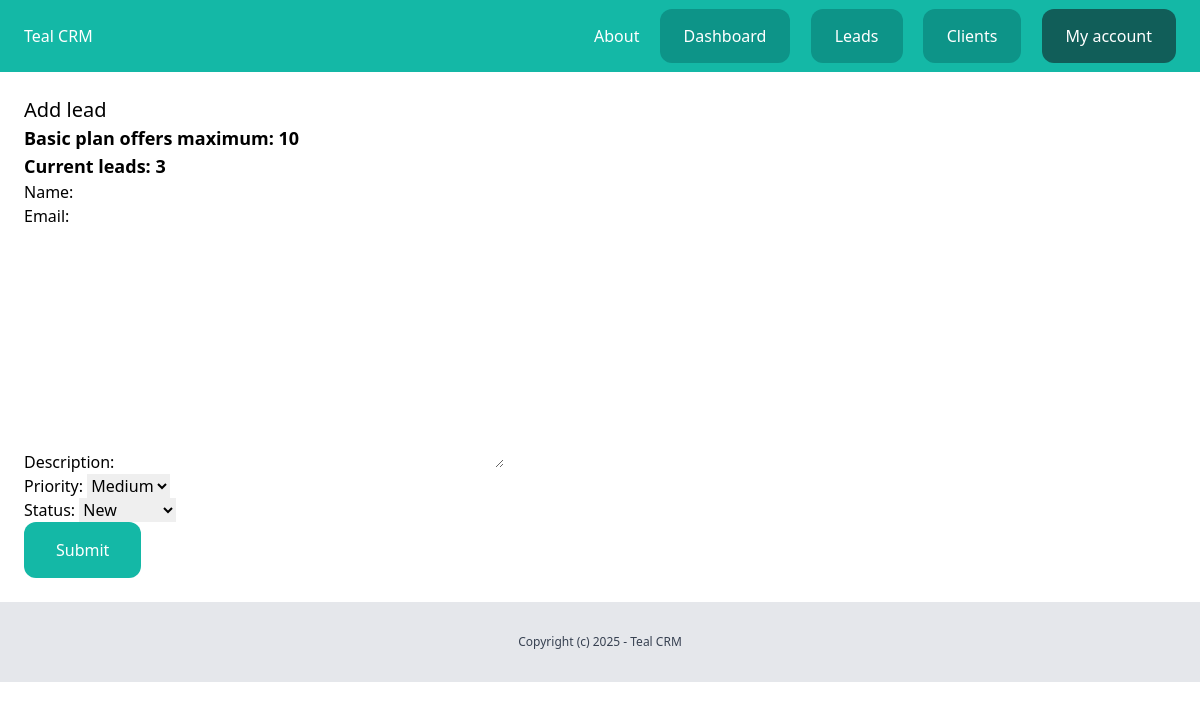
Page /dashboard/leads/add (signed in) on the committed database.
### team/models.py (models this page shows, shortened)
class Team(models.Model):
    plan = models.ForeignKey(Plan, related_name='teams', on_delete=models.CASCADE)
    name = models.CharField(max_length=100)
    members = models.ManyToManyField(User, related_name='teams')
    created_by = models.ForeignKey(User, related_name='created_teams', on_delete=models.CASCADE)
    created_at = models.DateTimeField(auto_now_add=True)

class Plan(models.Model):
    name = models.CharField(max_length=50)
    price = models.IntegerField()
    description = models.TextField(blank=True, null=True)
    max_leads = models.IntegerField()
    max_clients = models.IntegerField()
    def __str__(self):
        return self.name

### lead/views.py (the view, shortened to what this page needs)
# urls.py: path('add', views.LeadCreateView.as_view(), name='add'),
class LeadCreateView(CreateView):
    model = Lead
    fields = ('name', 'email', 'description', 'priority', 'status')
    template_name = 'lead/leads_add.html'
    success_url = reverse_lazy('leads:list')
    @method_decorator(login_required)
    def dispatch(self, request, *args, **kwargs):
        return super().dispatch(request, *args, **kwargs)
    def get_context_data(self, **kwargs):
        context = super().get_context_data(**kwargs)
        context["team"] = Team.objects.filter(created_by=self.request.user)[0]
        return context

### lead/templates/lead/leads_add.html (shortened to what this page needs)
{% extends "core/base.html" %}
{% block content %}
    <div class="py-6 px-6">
        <h1 class="text-xl">Add lead</h1>
        {% if team.plan.max_leads > team.leads.count %}
            <div class="font-bold text-lg">{{ team.plan|title }} plan offers maximum: {{ team.plan.max_leads }}</div>
            <div class="font-bold text-lg">Current leads: {{ team.leads.count }}</div>
            <form action="{% url 'leads:add' %}" method="POST">
                {{ form.as_p }}
                <button class="py-4 px-8 bg-teal-500 text-white rounded-xl">Submit</button>
            </form>
        {% else %}
            <div class="mt-6 px-6 py-4 bg-red-400 rounded-xl text-white">
                Your team has reached maximum number of . Your owner must upgrade your plan!
            </div>
        {% endif %}
    </div>
{% endblock %}

### rows in the picture
Team: plan "Basic", plan.max_leads "10", leads.count "3"
